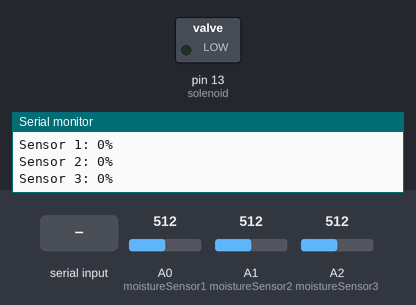
Bench run of a sketch on a simulated Arduino Uno, built with avr-gcc and run on an emulated ATmega328P. Parts: switched loads named in the sketch (green lamp = pin HIGH), the last lines printed to the serial monitor. The inputs (shaded band) are chosen by the test bench; at power-on: A0 (moistureSensor1) = 512, A1 (moistureSensor2) = 512, A2 (moistureSensor3) = 512.

Above: at 1.3 s.
1.4 s: "0\n" received over Serial
At 3.2 s:
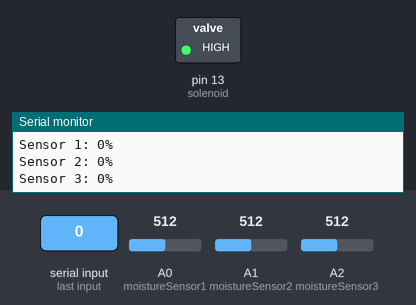
3.6 s: "1\n" received over Serial
At 4.8 s:
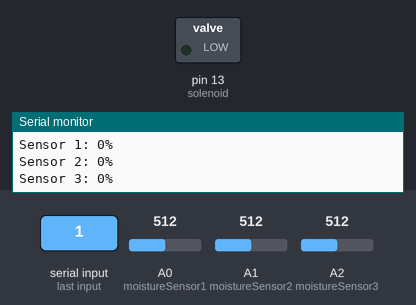
Timing chart, 0 to 6.6 s (numbered marks = the images above; inputs shaded):
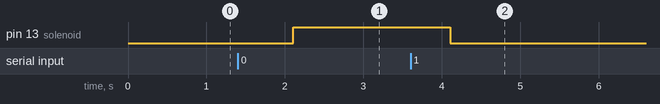

The sketch:

MoistureRegulatorV1.0.ino
```cpp
// Defining pins
#define moistureSensor1 A0
#define moistureSensor2 A1
#define moistureSensor3 A2
#define solenoid 13

// Max values from the calibration of three sensors
const int dryValue1 = 473;
const int dryValue2 = 479;
const int dryValue3 = 465;

const int wetValue1 = 190;
const int wetValue2 = 203;
const int wetValue3 = 195;

// Global variables for raw analog reading values and converted percentages
int moistureValue1 = 0;
int moistureValue2 = 0;
int moistureValue3 = 0;

int moisturePercent1 = 0;
int moisturePercent2 = 0;
int moisturePercent3 = 0;

// Global variable to hold data from Serial Monitor / Bluetooth
String data;

void setup() {
  Serial.begin(9600);
  delay(100);
  pinMode(moistureSensor1, INPUT);
  pinMode(moistureSensor2, INPUT);
  pinMode(moistureSensor3, INPUT);
  pinMode(solenoid, OUTPUT);

}

void loop() {
  readMoisture();
  displayMoisture();
  readBTData();
  executeMode();
}

// Function to read the moisture and convert to percent
void readMoisture() {
  moistureValue1 = analogRead(moistureSensor1);
  moistureValue2 = analogRead(moistureSensor2);
  moistureValue3 = analogRead(moistureSensor3);

  moisturePercent1 = map(moistureValue1, dryValue1, wetValue1, 0, 100);
  moisturePercent2 = map(moistureValue2, dryValue2, wetValue2, 0, 100);
  moisturePercent3 = map(moistureValue3, dryValue3, wetValue3, 0, 100);
}

// Function to display moisture percentage readings
void displayMoisture() {
  // Output for sensor 1
  if (moisturePercent1 <= 0) {
    Serial.println("Sensor 1: 0%");
  }
  else if (moisturePercent1 >= 100) {
    Serial.println("Sensor 1: 100%");
  }
  else {
    Serial.println((String)"Sensor 1: " + moisturePercent1 + "%");
  }

  // Output for sensor 2
  if (moisturePercent2 <= 0) {
    Serial.println("Sensor 2: 0%");
  }
  else if (moisturePercent2 >= 100) {
    Serial.println("Sensor 2: 100%");
  }
  else {
    Serial.println((String)"Sensor 2: " + moisturePercent2 + "%");
  }

  // Output for sensor 3
  if (moisturePercent3 <= 0) {
    Serial.println("Sensor 3: 0%");
  }
  else if (moisturePercent3 >= 100) {
    Serial.println("Sensor 3: 100%");
  }
  else {
    Serial.println((String)"Sensor 3: " + moisturePercent3 + "%");
  }

  delay(1000);
}

// Function to read data from Serial Monitor
void readBTData() {
  if (Serial.available()) {
    data = Serial.readStringUntil('\n');
    Serial.println("Data Received: " + data);
  }
}

// Function to execute the mode based on data value
void executeMode() {
  if (data == "0") { // If data is "0", close the solenoid valve
    digitalWrite (solenoid, HIGH);
  }
  else if (data == "1") { // If data is "1", open the solenoid valve
    digitalWrite (solenoid, LOW);
  }
  else if (data == "2") { // If data is "2", set mode to automatic
    setAutomatic();
  }
}

// Function to set mode to automatic sensor reading ang reactive valve control
void setAutomatic() {
  // 3 = dry :: 98 = wet max values (in percent)
  if ((moisturePercent1 < 3) || (moisturePercent2 < 3) || (moisturePercent3 < 3)) {
    while (true) {
      readMoisture();
      displayMoisture();

      // If any percentages are less than 98, keep the valve open
      if ((moisturePercent1 < 98) || (moisturePercent2 < 98) || (moisturePercent3 < 98)) {
        digitalWrite(solenoid, LOW);
        delay(5000);
      }
      else {
        digitalWrite(solenoid, HIGH);
        // Once valve is closed, this will break it out of the loop
        break;
      }
    }
  }
  else {
    digitalWrite(solenoid, HIGH);
  }
}
```

Measured:
- after the input at 1.4 s, pin 13 (solenoid): LOW → HIGH after 0.70 s
- after the input at 3.6 s, pin 13 (solenoid): HIGH → LOW after 0.50 s
